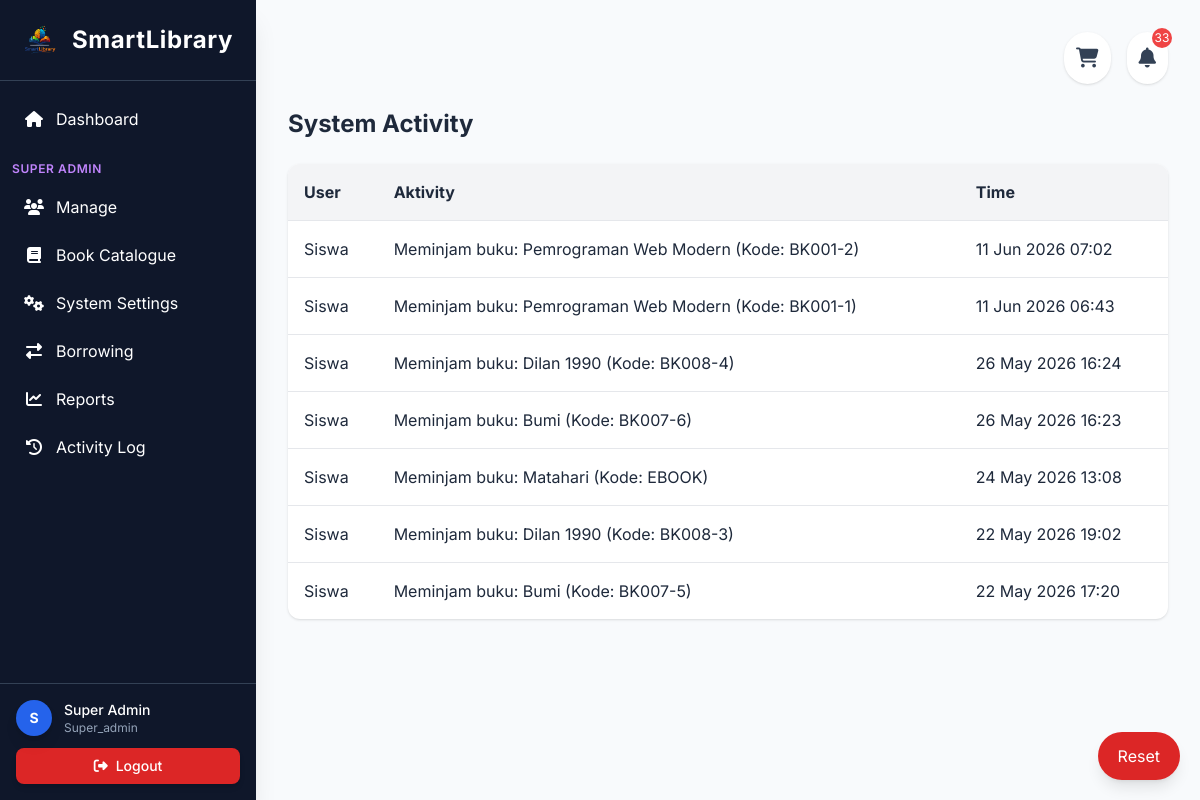
/modules/reports/activity.php (signed in), run on the app's committed database.
### tables this page shows
CREATE TABLE `aktivitas` (
  `id` int(11) NOT NULL,
  `user` varchar(15) DEFAULT NULL,
  `aksi` varchar(255) DEFAULT NULL,
  `created_at` timestamp NOT NULL DEFAULT current_timestamp()
);

### modules/reports/activity.php (the view, shortened to what this page needs)
<?php
include '../../includes/header.php';
$query = mysqli_query($koneksi, "SELECT * FROM aktivitas ORDER BY id DESC");
?>
<h1 class="text-2xl font-bold mb-6">System Activity</h1>
<div class="bg-white rounded-xl shadow overflow-hidden">
<table class="w-full">
<tr class="bg-gray-100 text-left">
    <th class="p-4">User</th>
    <th class="p-4">Aktivity</th>
    <th class="p-4">Time</th>
</tr>
<?php if(mysqli_num_rows($query) > 0): ?>
    <?php while($a = mysqli_fetch_assoc($query)): ?>
    <tr class="border-t hover:bg-gray-50">
        <td class="p-4"><?= htmlspecialchars($a['user']) ?></td>
        <td class="p-4"><?= htmlspecialchars($a['aksi']) ?></td>
        <td class="p-4"><?= date('d M Y H:i', strtotime($a['created_at'])) ?></td>
    </tr>
    <?php endwhile; ?>
<?php endif; ?>
</table>
</div>
<button onclick="openResetModal()"
    class="fixed bottom-5 right-5 bg-red-600 hover:bg-red-700 text-white px-5 py-3 rounded-full shadow-lg z-50">
    Reset
</button>
<?php include '../../includes/footer.php'; ?>

### data on the page
aktivitas: user "Siswa", aksi "Meminjam buku: Pemrograman Web Modern (Kode: BK001-2)", created_at "11 Jun 2026 07:02"
aktivitas: user "Siswa", aksi "Meminjam buku: Pemrograman Web Modern (Kode: BK001-1)", created_at "11 Jun 2026 06:43"
aktivitas: user "Siswa", aksi "Meminjam buku: Dilan 1990 (Kode: BK008-4)", created_at "26 May 2026 16:24"
aktivitas: user "Siswa", aksi "Meminjam buku: Bumi (Kode: BK007-6)", created_at "26 May 2026 16:23"
aktivitas: user "Siswa", aksi "Meminjam buku: Matahari (Kode: EBOOK)", created_at "24 May 2026 13:08"
aktivitas: user "Siswa", aksi "Meminjam buku: Dilan 1990 (Kode: BK008-3)", created_at "22 May 2026 19:02"
aktivitas: user "Siswa", aksi "Meminjam buku: Bumi (Kode: BK007-5)", created_at "22 May 2026 17:20"

### other printed values
substr($_SESSION['nama'], 0, 1) "S"
$_SESSION['nama'] "Super Admin"
$_SESSION['role'] "Super_admin"
$totalNotif "33"
